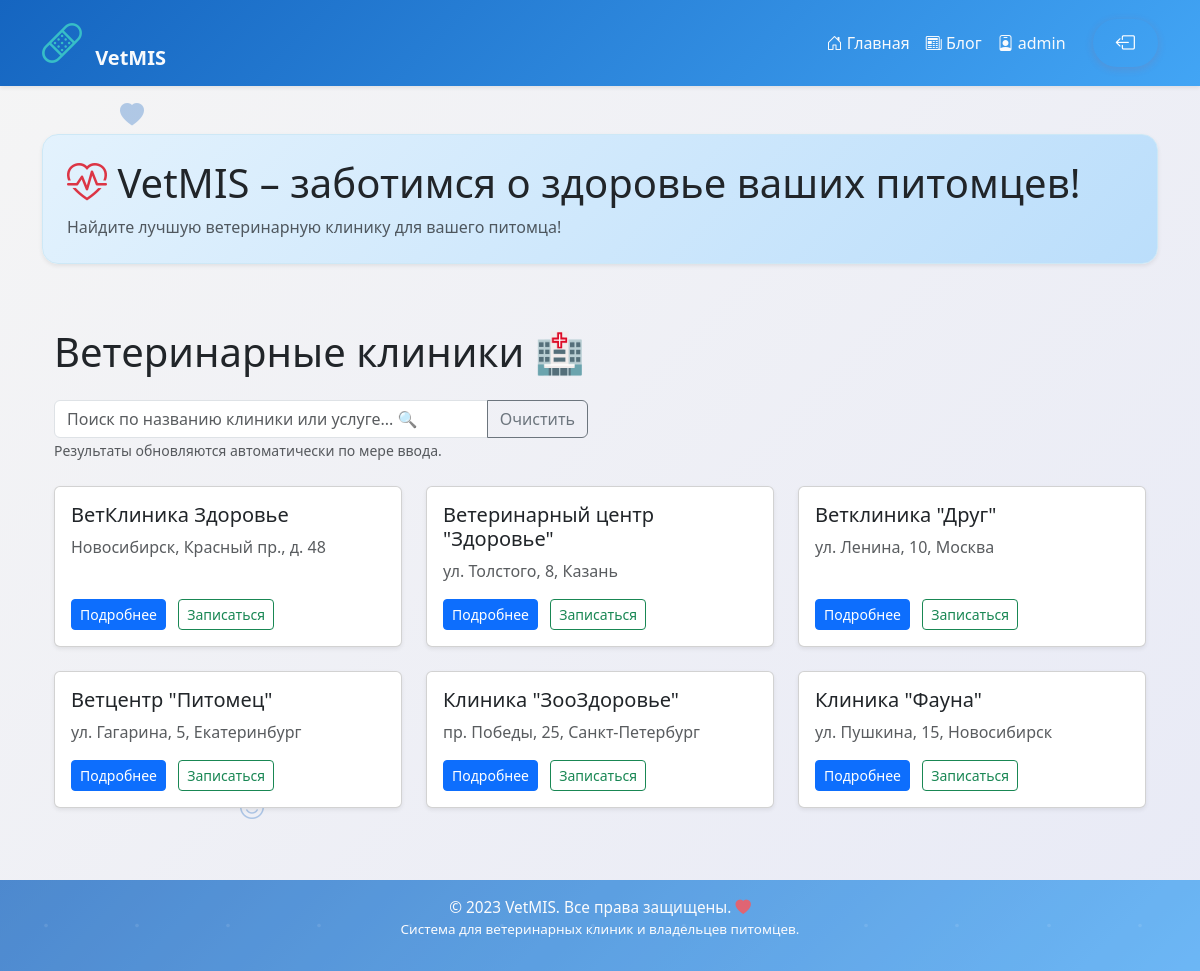
Page /clinics/ (signed in) on the committed database.
### main/models.py (models this page shows, shortened)
class Clinic(models.Model):
    name = models.CharField(max_length=200, verbose_name="Название клиники")
    slug = models.SlugField(max_length=220, unique=True, verbose_name="Слаг")
    description = models.TextField(verbose_name="Описание", blank=True)
    address = models.CharField(max_length=300, verbose_name="Адрес", blank=True)
    phone = models.CharField(max_length=50, verbose_name="Телефон", blank=True)
    email = models.EmailField(verbose_name="Email", blank=True)
    website = models.URLField(verbose_name="Сайт", blank=True)
    timezone = models.CharField(max_length=50, verbose_name="Часовой пояс", default="Europe/Moscow")
    owner = models.ForeignKey(
        settings.AUTH_USER_MODEL,
        on_delete=models.SET_NULL,
        null=True,
        blank=True,
        related_name="owned_clinics",
        verbose_name="Владелец кабинета клиники"
    )
    is_demo = models.BooleanField(default=False, verbose_name="Демонстрационная клиника")
    class Meta:
        verbose_name = "Клиника"
        verbose_name_plural = "Клиники"

### main/views.py (the view)
# urls.py: path('clinics/', views.clinics_list, name='clinics_list'),
@login_required
def clinics_list(request):
    clinics = list(Clinic.objects.all().order_by('name'))
    return render(request, 'clinic/list.html', {'clinics': clinics})

### main/templates/clinic/list.html (shortened to what this page needs)
{% extends 'base.html' %}
{% block content %}
<div class="container mt-4">
  <h1 class="mb-4">Ветеринарные клиники 🏥</h1>
  <div class="row mb-4">
    <div class="col-md-6">
      <div class="input-group">
        <input type="text" id="searchInput" class="form-control" placeholder="Поиск по названию клиники или услуге... 🔍">
        <button class="btn btn-outline-secondary" type="button" id="clearSearch">Очистить</button>
      </div>
      <small class="text-muted">Результаты обновляются автоматически по мере ввода.</small>
    </div>
  </div>
  <div class="row" id="clinicsContainer">
    {% for clinic in clinics %}
    <div class="col-lg-4 col-md-6 mb-4 clinic-card"
         data-name="{{ clinic.name|lower }}"
         data-services="{% for cs in clinic.clinic_services_prefetched %}{% if cs.is_active %}{{ cs.service.name|lower }}; {% endif %}{% empty %}нет услуг{% endfor %}">
      <div class="card h-100 shadow-sm">
        <div class="card-body d-flex flex-column">
          <h5 class="card-title">{{ clinic.name }}</h5>
          {% if clinic.address %}
          <p class="card-text text-muted">{{ clinic.address|truncatechars:50 }}</p>
          {% endif %}
          <div class="mt-auto">
            <button class="btn btn-primary btn-sm me-2"
                    data-bs-toggle="modal"
                    data-bs-target="#clinicModal"
                    data-name="{{ clinic.name|default:'' }}"
                    data-address="{{ clinic.address|default:'Не указан' }}"
                    data-description="{{ clinic.description|default:'Нет описания' }}"
                    data-phone="{{ clinic.phone|default:'Не указан' }}"
                    data-email="{{ clinic.email|default:'Не указан' }}"
                    data-working-hours="{{ clinic.working_hours|default:'Не указаны' }}"
                    data-services="{% for cs in clinic.clinic_services_prefetched %}{% if cs.is_active %}{{ cs.service.name }} — {{ cs.price }} {{ cs.currency.code }}{% if not forloop.last %}; {% endif %}{% endif %}{% empty %}Нет услуг{% endfor %}"
                    data-vets="{% firstof clinic.vets_prefetched|length 0 %}">
              Подробнее
            </button>
            <a href="{% url 'book_appointment' clinic.id %}" class="btn btn-outline-success btn-sm">
              Записаться
            </a>
          </div>
        </div>
      </div>
    </div>
    {% endfor %}
  </div>
</div>
{% endblock %}

### main/templates/base.html (shortened to what this page needs)
{% load static %}
<!DOCTYPE html>
<html lang="ru">
<head>
    <link href="https://cdn.jsdelivr.net/npm/bootstrap@5.3.0/dist/css/bootstrap.min.css" rel="stylesheet">
    <link href="https://cdn.jsdelivr.net/npm/bootstrap-icons@1.10.5/font/bootstrap-icons.css" rel="stylesheet">
    <link rel="stylesheet" href="{% static 'css/medical-style.css' %}">
</head>
<body style="background: linear-gradient(135deg, #f5f5f5 0%, #e8eaf6 100%);">
    <div class="floating-animals">
        <i class="bi bi-heart-fill animal-icon" style="top:10%;left:10%;animation-delay:0s;"></i>
        <i class="bi bi-activity animal-icon" style="top:20%;right:15%;animation-delay:1s;"></i>
    </div>
    <nav class="navbar navbar-expand-lg navbar-dark shadow-sm" style="background: linear-gradient(135deg, #1565c0 0%, #42a5f5 100%);">
        <div class="container">
            <a class="navbar-brand fw-bold"
               href="{% if user.is_authenticated and user.owned_clinics.exists %}{% url 'clinic_dashboard' %}{% else %}{% url 'clinics_list' %}{% endif %}">
                <span class="bi bi-bandaid logo-medkit"></span>
                VetMIS
            </a>
            <div class="collapse navbar-collapse" id="topNav">
                <ul class="navbar-nav ms-auto mb-2 mb-lg-0">
                    {% if user.is_authenticated %}
                        {% if user.owned_clinics.exists %}
                            <li class="nav-item">
                                <a class="nav-link {% if request.resolver_match.url_name == 'animal-list' or request.resolver_match.url_name == 'animal_list' %}active{% endif %}"
                                   href="{% url 'animal-list' %}">
                                    <span class="bi bi-person-badge"></span> {{ user.username }}
                                </a>
                            </li>
                            <li class="nav-item">
                                <a class="nav-link {% if request.resolver_match.url_name == 'clinic_dashboard' %}active{% endif %}"
                                   href="{% url 'clinic_dashboard' %}">
                                    <span class="bi bi-hospital"></span> Кабинет клиники
                                </a>
                            </li>
                        {% else %}
                            <li class="nav-item">
                                <a class="nav-link {% if request.resolver_match.url_name == 'clinics_list' %}active{% endif %}"
                                   href="{% url 'clinics_list' %}">
                                    <span class="bi bi-house-door"></span> Главная
                                </a>
                            </li>
                            <li class="nav-item">
                                <a class="nav-link {% if request.resolver_match.url_name == 'blog-list' or request.resolver_match.url_name == 'blog_list' %}active{% endif %}"
                                   href="{% url 'blog-list' %}">
                                    <span class="bi bi-newspaper"></span> Блог
                                </a>
                            </li>
                            <li class="nav-item">
                                <a class="nav-link {% if request.resolver_match.url_name == 'animal-list' or request.resolver_match.url_name == 'animal_list' %}active{% endif %}"
                                   href="{% url 'animal-list' %}">
                                    <span class="bi bi-person-badge"></span> {{ user.username }}
                                </a>
                            </li>
                        {% endif %}
                        <li class="nav-item">
                            <form action="{% url 'logout' %}" method="post" style="display:inline;">
                                <button type="submit" class="custom-logout-btn" title="Выйти" aria-label="Выйти из аккаунта">
                                    <span class="bi bi-box-arrow-left"></span>
                                </button>
                            </form>
                        </li>
                    {% endif %}
                </ul>
            </div>
        </div>
    </nav>
    <div class="container mt-5 mb-4 pb-3">
        <div class="medical-card shadow-sm header-bg mb-4 rounded-4 p-4 animate-fade-in">
            {% if user.is_authenticated and user.owned_clinics.exists %}
                <h1 class="display-6 mb-2">
                    <span class="bi bi-hospital text-primary animate-pulse"></span>
                    VetMIS – управление вашей клиникой!
                </h1>
                <p class="text-muted mb-0">
                    Панель управления для ветеринарных клиник.
                </p>
            {% else %}
                <h1 class="display-6 mb-2">
                    <span class="bi bi-heart-pulse text-danger animate-pulse"></span>
                    VetMIS – заботимся о здоровье ваших питомцев!
                </h1>
                                <p class="text-muted mb-0">
                    Найдите лучшую ветеринарную клинику для вашего питомца!
                </p>
            {% endif %}
        </div>
    </div>
    <main class="container mb-5">
        {% block content %}{% endblock %}
    </main>
    <footer class="footer mt-5">
        <div class="container">
            <p class="mb-0">&copy; 2023 VetMIS. Все права защищены. <span class="bi bi-heart-fill text-danger"></span></p>
            <p class="small">Система для ветеринарных клиник и владельцев питомцев.</p>
        </div>
    </footer>
</body>
</html>

### main/static/css/medical-style.css (style rules this page uses)
body { background: linear-gradient(120deg, #f0f6ff 0%, #e2efe8 100%); min-height: 100vh; font-family: 'Segoe UI', 'Arial', sans-serif; }
.navbar { background: linear-gradient(90deg, #37bec7 0%, #1877c8 100%); }
.navbar-brand, .nav-link, .nav-link.active { color: #f8fafc !important; }
.header-bg { background-image: url('https://www.transparenttextures.com/patterns/diagmonds-light.png'); background-size: 150px 150px; border-radius: 1rem; }
.medical-card { background: #fff; border: 1px solid #cde8f6; border-radius: 10px; box-shadow: 0 8px 24px 0 rgb(60 137 200 / 10%); padding: 2rem 2.5rem; margin-bottom: 2rem; }
.logo-medkit { font-size: 2.5rem; color: #37bec7; margin-right: 0.5rem; vertical-align: bottom; }
.footer { font-size: 0.96rem; color: #6386a6; text-align: center; margin: 2rem 0 0 0; opacity: 0.74; }
.custom-logout-btn { color: #fff !important; background: #e74c3c; border: none; padding: 0.5em 1.2em; border-radius: 30px; font-weight: bold; box-shadow: 0 2px 8px rgba(231,76,60,0.15); transition: background 0.2s, box-shadow 0.15s; text-align: center; margin-left: 1em; display: inline-block; }
.nav-item { margin-left: 0; display: flex; align-items: center; }

### main/templates/base.html (style rules this page uses)
.floating-animals { position:fixed;top:0;left:0;width:100%;height:100%;pointer-events:none;z-index:-1 }
.animal-icon { position:absolute;font-size:1.5rem;color:rgba(21,101,192,.3);animation:float 8s ease-in-out infinite }
.logo-medkit { animation:pulse 3s infinite }
.nav-link { transition:transform .3s ease,color .3s ease }
.header-bg { background:linear-gradient(135deg,#e3f2fd 0%,#bbdefb 100%);animation:bgShift 5s infinite ease-in-out }
.footer { background:linear-gradient(135deg,#1565c0 0%,#42a5f5 100%);color:#fff;text-align:center;padding:1rem;position:relative;overflow:hidden }
.footer::before { content:'';position:absolute;top:0;left:0;width:100%;height:100%;animation:sparkle 4s linear infinite }
.custom-logout-btn { background:none;border:none;color:#fff;font-size:1.2rem;transition:transform .3s ease }

### rows in the picture
Clinic: name "ВетКлиника Здоровье", address "Новосибирск, Красный пр., д. 48"
Clinic: name "Ветеринарный центр \"Здоровье\"", address "ул. Толстого, 8, Казань"
Clinic: name "Ветклиника \"Друг\"", address "ул. Ленина, 10, Москва"
Clinic: name "Ветцентр \"Питомец\"", address "ул. Гагарина, 5, Екатеринбург"
Clinic: name "Клиника \"ЗооЗдоровье\"", address "пр. Победы, 25, Санкт-Петербург"
Clinic: name "Клиника \"Фауна\"", address "ул. Пушкина, 15, Новосибирск"

### other values in the picture
{{ user.username }} "admin"
